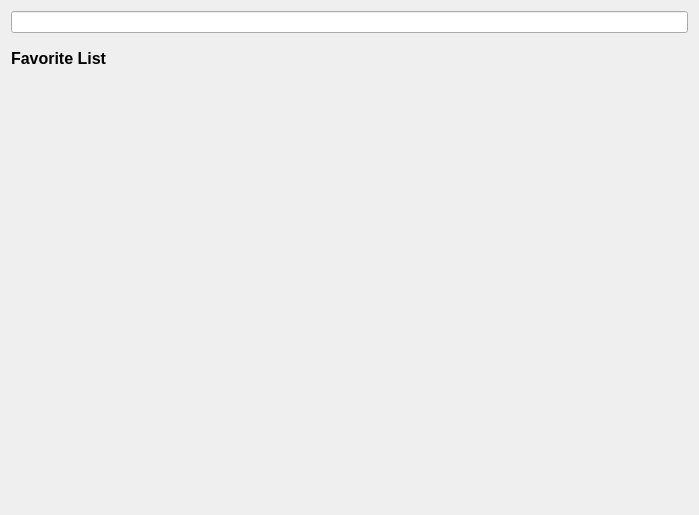
<?xml version="1.0" encoding="UTF-8"?>
<ui version="4.0">
 <class>FavoriteList</class>
 <widget class="QWidget" name="FavoriteList">
  <property name="geometry">
   <rect>
    <x>0</x>
    <y>0</y>
    <width>699</width>
    <height>515</height>
   </rect>
  </property>
  <property name="windowTitle">
   <string>Form</string>
  </property>
  <layout class="QVBoxLayout" name="verticalLayout" stretch="1,1,10,1">
   <item>
    <widget class="SearchBox" name="searchBox"/>
   </item>
   <item>
    <widget class="QLabel" name="label">
     <property name="font">
      <font>
       <pointsize>12</pointsize>
       <bold>true</bold>
      </font>
     </property>
     <property name="text">
      <string>Favorite List</string>
     </property>
    </widget>
   </item>
   <item>
    <widget class="WordCardGroup" name="wordGroup" native="true"/>
   </item>
   <item>
    <spacer name="verticalSpacer">
     <property name="orientation">
      <enum>Qt::Vertical</enum>
     </property>
     <property name="sizeHint" stdset="0">
      <size>
       <width>20</width>
       <height>40</height>
      </size>
     </property>
    </spacer>
   </item>
  </layout>
 </widget>
 <customwidgets>
  <customwidget>
   <class>SearchBox</class>
   <extends>QLineEdit</extends>
   <header>searchbox.h</header>
  </customwidget>
  <customwidget>
   <class>WordCardGroup</class>
   <extends>QWidget</extends>
   <header>wordcardgroup.h</header>
   <container>1</container>
  </customwidget>
 </customwidgets>
 <resources/>
 <connections/>
</ui>
